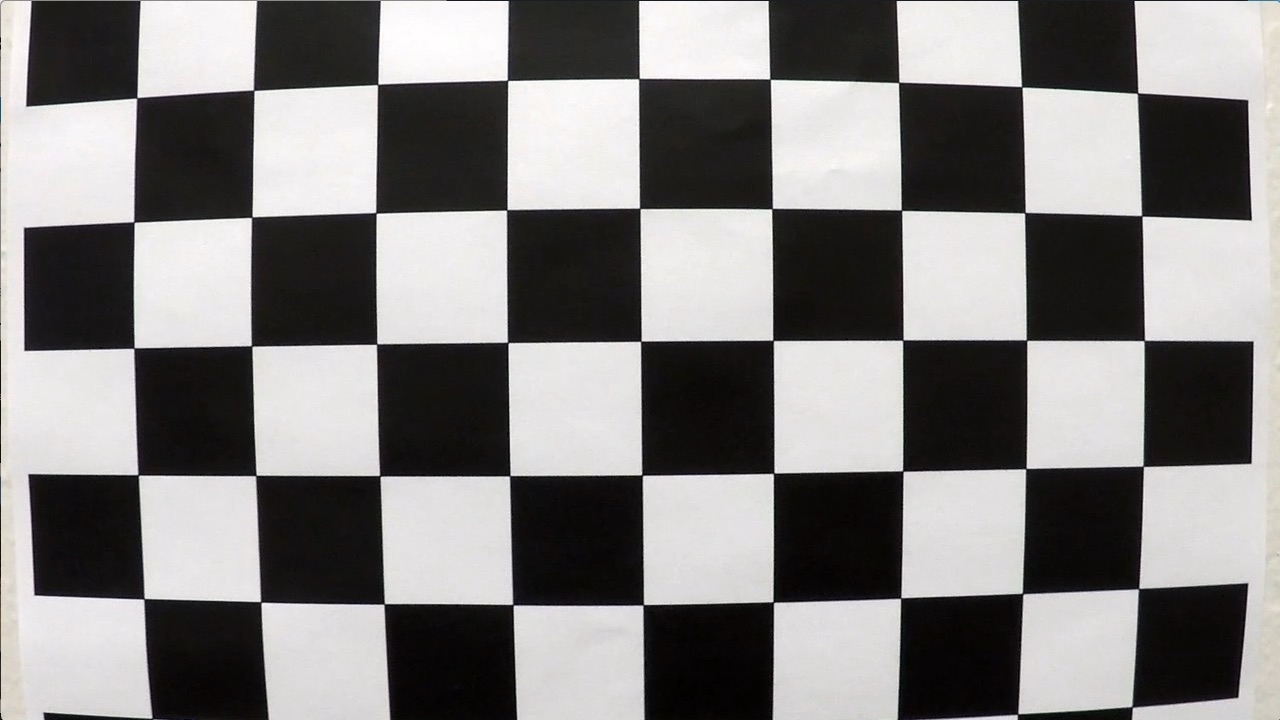
#> input picture lane_detection/camera_calibration/calibration1.jpg, 1280 x 720 px; its folder holds 5 pictures in this run
$ python camera_calibration_02.py
#> lines starting #> are read from the running program, lines starting #| are printed output that depends on the picture; after the words box and inside, x2 and y2 are one past the last pixel; in counts of white or black regions, pixels touching at a corner belong together
import cv2
import glob
import pickle
import numpy as np
import matplotlib.pyplot as plt

path = 'data/camera_calibration/*.jpg'
images = glob.glob(path)

# Kryteria algorytmu takie jak: wymagana zmiana parametrów między iteracjami, maks. liczba iteracji
criteria = (cv2.TERM_CRITERIA_EPS + cv2.TERM_CRITERIA_MAX_ITER, 30, 0.001)

# Wymiary szachownicy – 9x6
grid = (9, 6)

# Przygotowanie współrzędnych 3D, z=0 – (0,0,0), (2,0,0), (2,0,0), ... (9,6,0)
objp = np.zeros((grid[1]*grid[0], 3), np.float32)
objp[:, :2] = np.mgrid[0:grid[0], 0:grid[1]].T.reshape(-1, 2)

# Punkty na obiekcie w 3D
objpoints = []

# Punkty na zdjęciu w 2D
imgpoints = []

i = 0
for fname in images:
    img = cv2.imread(fname)
#> img is the input picture: shape (720, 1280, 3); mean B, G, R 127.8, 128.4, 130.1
    gray = cv2.cvtColor(img, cv2.COLOR_BGR2GRAY)

    # Detekcja krawędzi pól szachownicy
    retval, corners = cv2.findChessboardCorners(gray, grid, None)
#> retval = False; corners = None

    if retval:
        objpoints.append(objp)
        imgpoints.append(corners)

        # Lokacja punktów styku pól szachownicy
        corners2 = cv2.cornerSubPix(gray, corners, (15, 15), (-1, -1), criteria)

        # Wizualizacja punktów styku pól szachownicy
        cv2.drawChessboardCorners(img, grid, corners2, retval)
        cv2.imshow('camera_points', img)
        cv2.waitKey(500)
#> pass 2 of the loop `for fname in images:`:
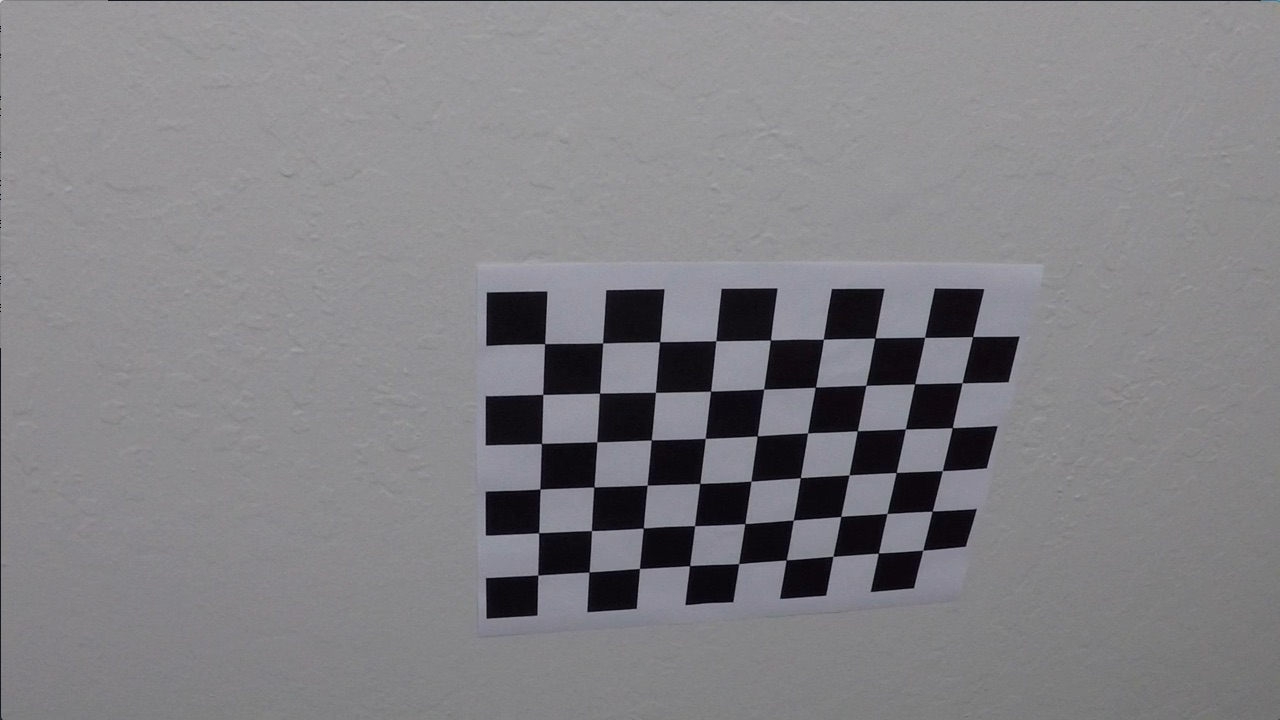
#> input picture lane_detection/camera_calibration/calibration10.jpg, 1280 x 720 px
#> img is the input picture: shape (720, 1280, 3); mean B, G, R 133.1, 129.4, 130.2
#> retval = True; corners = 54 rows, first 8: [545.3, 343.1], [602.7, 342.8], [660.1, 341.3], [715.8, 340.7], [770.6, 340], [823.5, 339.2], [874.3, 338.5], [925.1, 337.4]
#> corners2 = 54 rows, first 8: [544.6, 343.6], [602.6, 343], [659.6, 341.7], [715.8, 340.8], [770.4, 339.9], [823.4, 339.3], [874.9, 337.9], [924.6, 337.3]
#> `cv2.drawChessboardCorners(img, grid, corners2, retval)`:
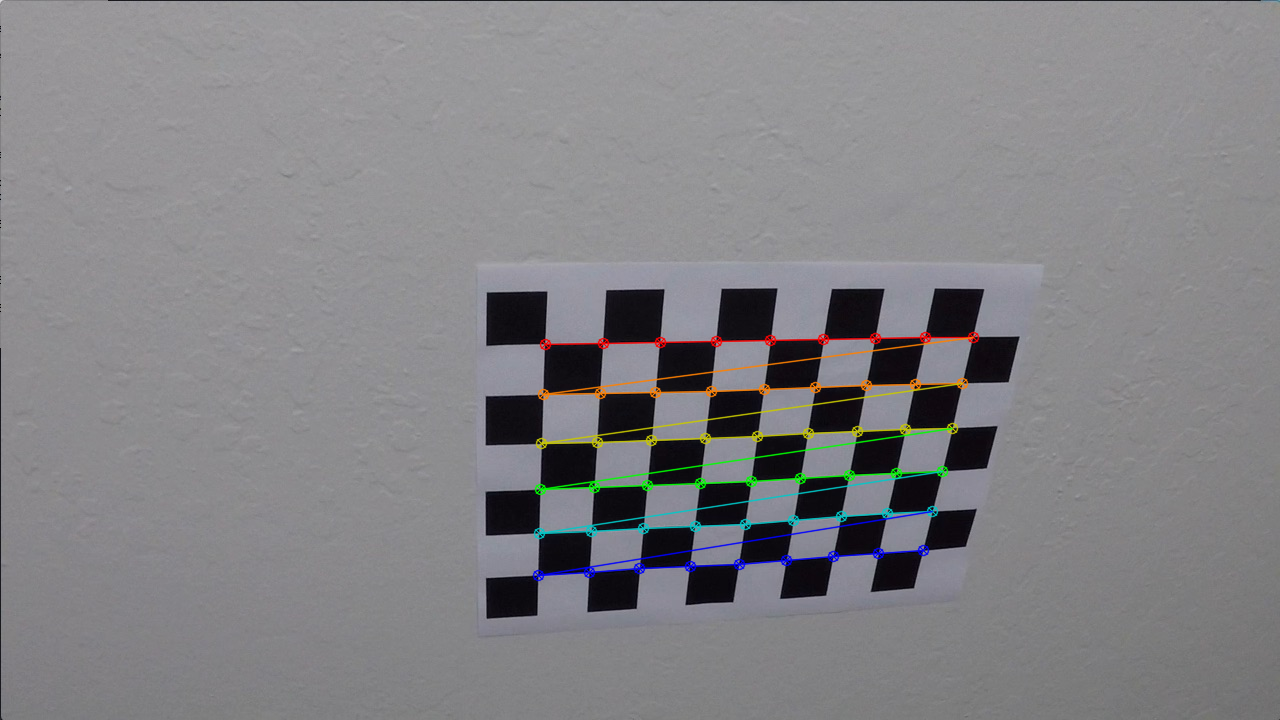
#> img: shape (720, 1280, 3); 1.92% of pixels changed, all inside (x1, y1, x2, y2) = (532, 331, 980, 582)
#> pass 3 of the loop `for fname in images:`:
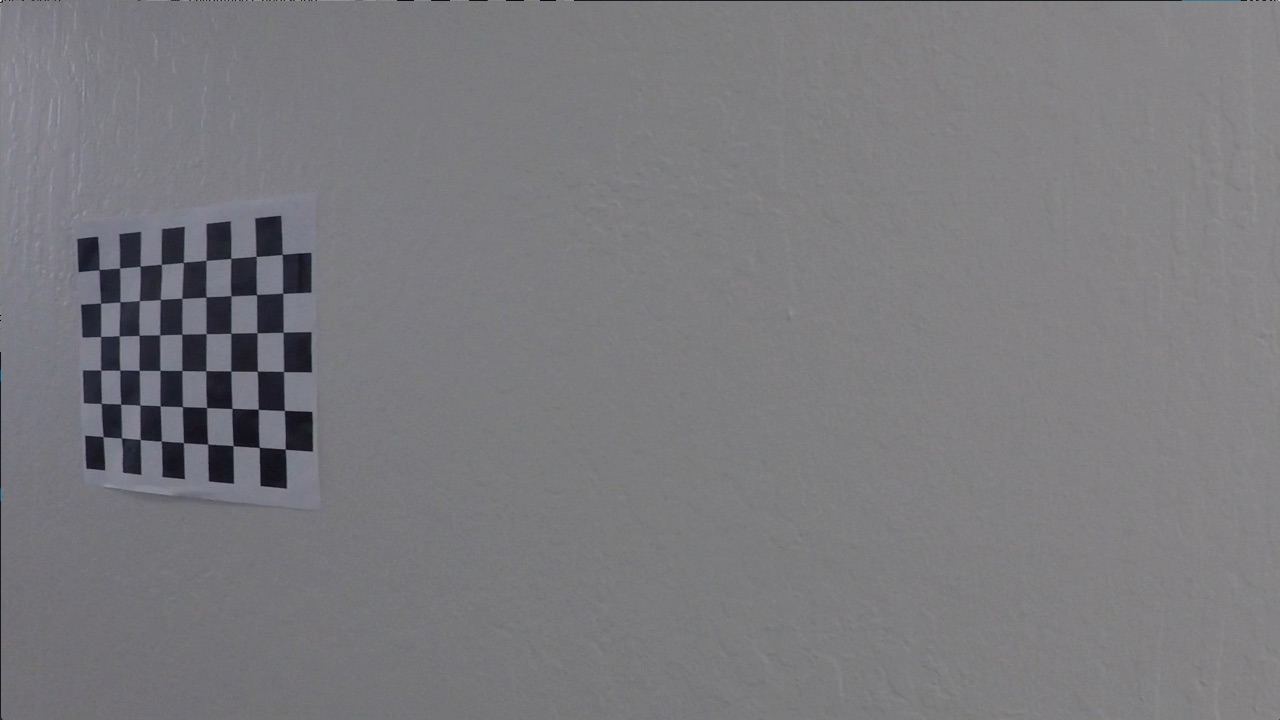
#> input picture lane_detection/camera_calibration/calibration11.jpg, 1280 x 720 px
#> img is the input picture: shape (720, 1280, 3); mean B, G, R 125.2, 121.7, 122.2
#> corners = 54 rows, first 8: [99.22, 269.6], [119.6, 268], [140.1, 266.1], [161.3, 264.5], [183.3, 262.5], [206.1, 260.3], [230.7, 258.2], [256.2, 256.3]
#> corners2 = 54 rows, first 8: [99.05, 269.6], [119.6, 268.1], [140.1, 266.1], [161.4, 264.3], [183.4, 262.4], [205.9, 260.3], [230.7, 258.4], [256.1, 256.4]
#> `cv2.drawChessboardCorners(img, grid, corners2, retval)`:
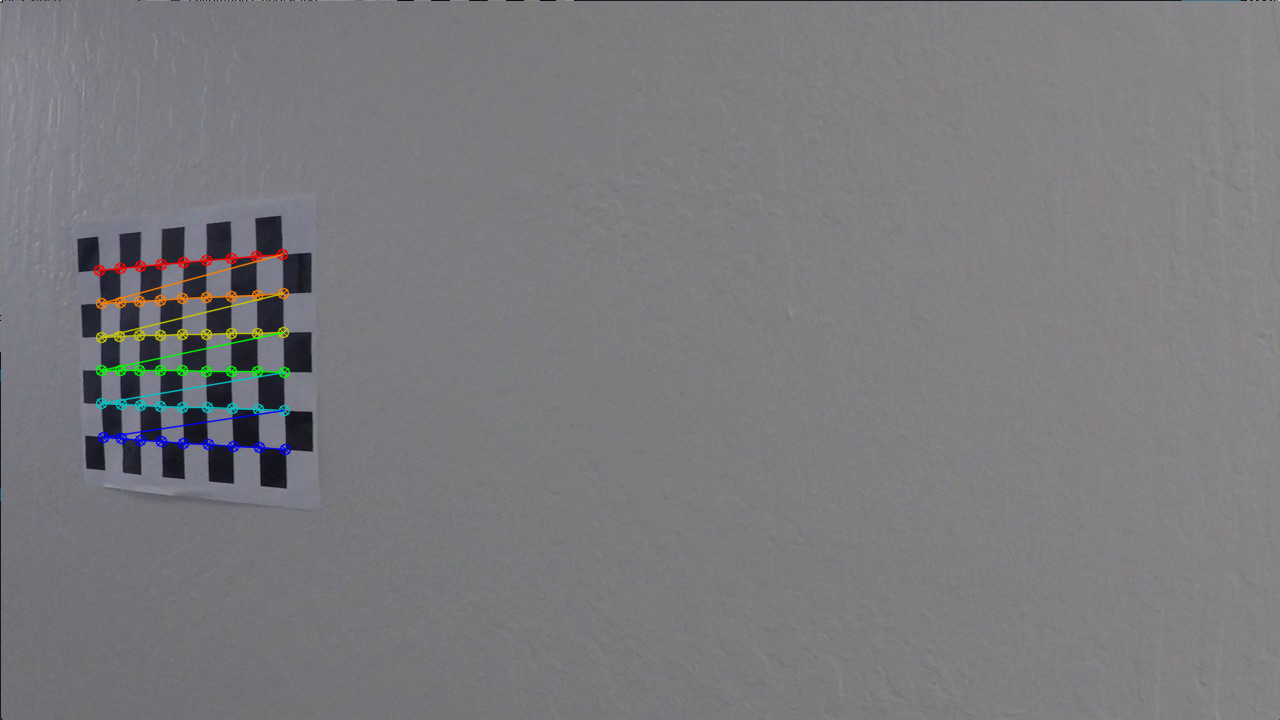
#> img: shape (720, 1280, 3); 1.11% of pixels changed, all inside (x1, y1, x2, y2) = (93, 248, 292, 456)
#> the loop made 5 passes; the first 3 are shown

img = cv2.imread('data/camera_calibration/calibration1.jpg')
gray = cv2.cvtColor(img, cv2.COLOR_BGR2GRAY)

# Tworzenie macierzy kamery i współczynników dystorsji
ret, mtx, dist, rvecs, tvecs = cv2.calibrateCamera(objpoints, imgpoints, gray.shape[::-1], None, None)

# Nowa, optymalna macierz kamery
h, w = img.shape[:2]
#> h = 720; w = 1280
newcameramatrix, roi = cv2.getOptimalNewCameraMatrix(mtx, dist, (w, h), 1, (w, h))

dst = cv2.undistort(img, mtx, dist, None, mtx)
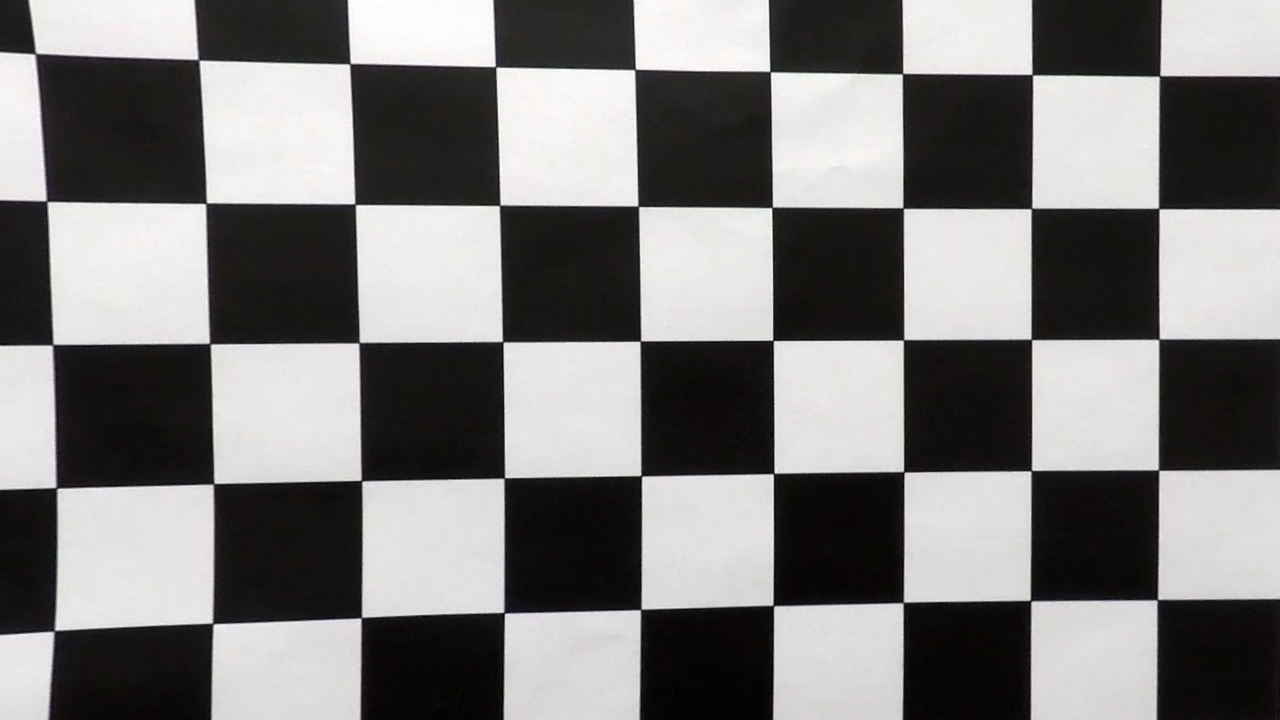
#> dst: shape (720, 1280, 3); mean B, G, R 122.9, 123.4, 125
x, y, w, h = roi
dst = dst[y:y+h, x:x+w]
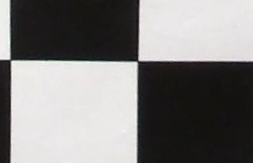
#> dst: shape (163, 253, 3); mean B, G, R 125.6, 126.5, 128

img_list = [img, dst]
name = ['Distortion', 'No distortion']

j = 0
for X, label in zip(img_list, name):
    j += 1
    plt.subplot(1, 2, j)
    plt.imshow(X)
    plt.title(label)
    plt.grid(False)
    plt.axis(False)

plt.show()
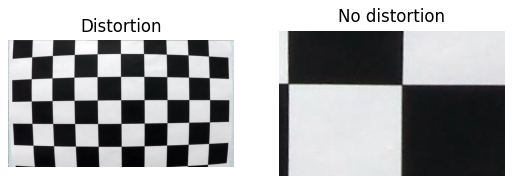
#> figure drawn by matplotlib, 2 panels; B, G, R data is drawn as R, G, B

# Zapis macierzy kamery i współczynników dystorsji w celu ponownego użytku
pickle.dump(mtx, open(r'data/data_array/mtx.p', 'wb'))
pickle.dump(dist, open('data/data_array/dist.p', 'wb'))
